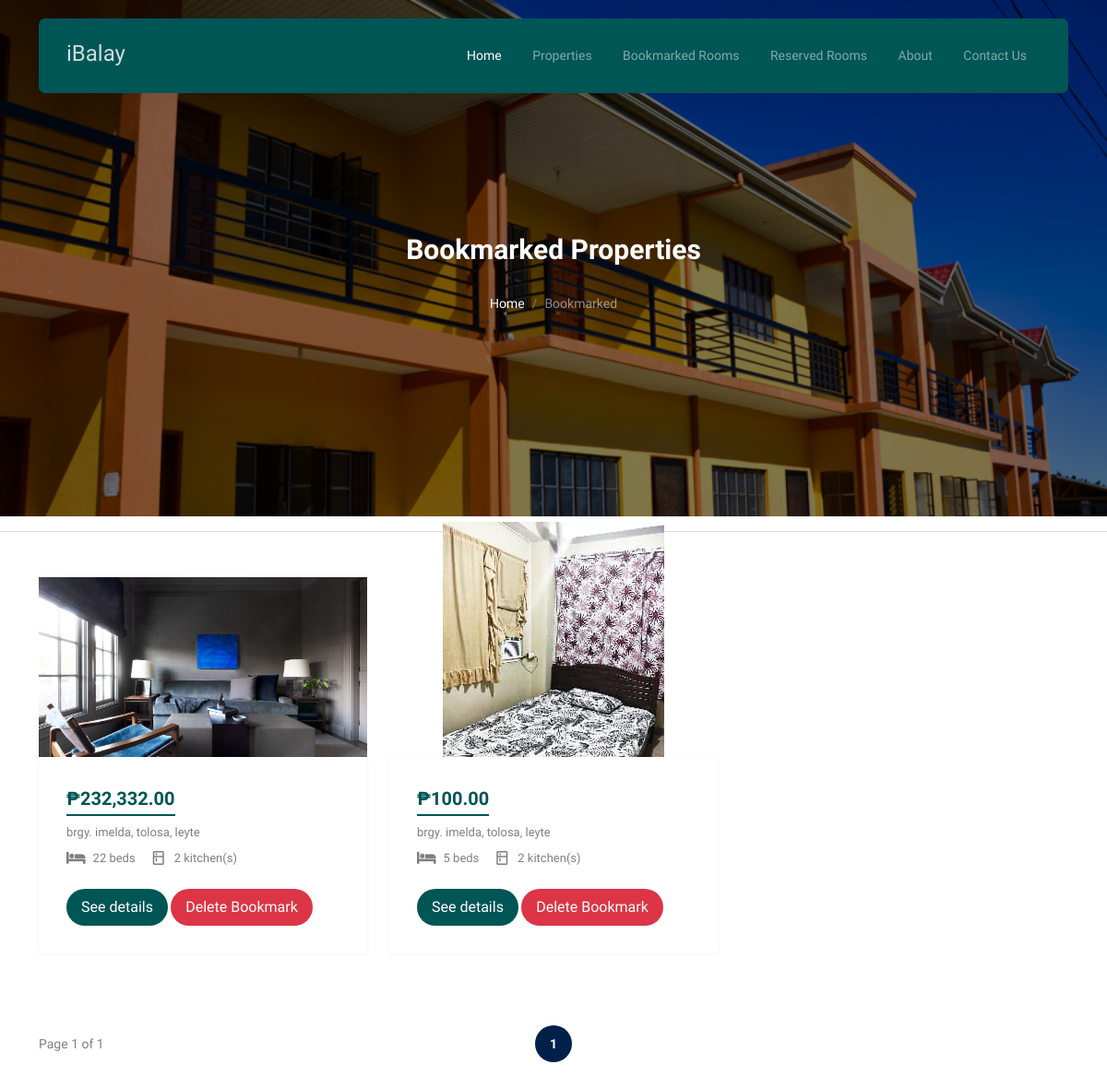
The page /tenant/public/bookmark.php (signed in) on the database its author committed.
### tables this page shows
CREATE TABLE `room` (
  `room_id` bigint(20) UNSIGNED NOT NULL,
  `landlord_id` int(11) DEFAULT NULL,
  `room_number` int(11) DEFAULT NULL,
  `description` text DEFAULT NULL,
  `capacity` int(11) DEFAULT NULL,
  `room_price` decimal(10,2) DEFAULT NULL,
  `room_photo1` varchar(255) DEFAULT NULL,
  `room_photo2` varchar(255) DEFAULT NULL
);

CREATE TABLE `bh_information` (
  `bh_id` int(11) NOT NULL,
  `landlord_id` int(11) NOT NULL,
  `BH_name` varchar(100) NOT NULL,
  `BH_address` varchar(255) DEFAULT NULL,
  `Document1` varchar(255) DEFAULT NULL,
  `Document2` varchar(255) DEFAULT NULL,
  `monthly_payment_rate` varchar(50) DEFAULT NULL,
  `number_of_kitchen` int(11) DEFAULT NULL,
  `number_of_living_room` int(11) DEFAULT NULL,
  `number_of_students` int(11) DEFAULT NULL,
  `number_of_cr` int(11) DEFAULT NULL,
  `number_of_beds` int(11) DEFAULT NULL,
  `number_of_rooms` int(11) DEFAULT NULL,
  `bh_max_capacity` int(11) DEFAULT NULL,
  `gender_allowed` enum('male','female','all') NOT NULL,
  `Status` enum('0','1','2') DEFAULT NULL,
  `longitude` double DEFAULT NULL,
  `latitude` double DEFAULT NULL
);

### tenant/includes/config/bookmark-fetch.php (called while the page is built, shortened)
<?php
$host = 'localhost';
$dbname = 'iBalay_System';
$username = 'root';
$password = '';
$conn = mysqli_connect($host, $username, $password, $dbname);
mysqli_set_charset($conn, 'utf8');
$items_per_page = 6;
$current_page = isset($_GET['page']) ? (int)$_GET['page'] : 1;
$offset = ($current_page - 1) * $items_per_page;
$tenant_id = $_SESSION['TenantID'];
$total_bookmarked_query = "SELECT COUNT(*) as total FROM bookmark WHERE tenant_id = $tenant_id";
$total_bookmarked_result = mysqli_query($conn, $total_bookmarked_query);
$total_bookmarked_data = mysqli_fetch_assoc($total_bookmarked_result);
$total_bookmarked = (int)$total_bookmarked_data['total'];
$total_pages = ceil($total_bookmarked / $items_per_page);
$query = "
    SELECT
        r.room_id,
        r.room_photo1,
        r.room_price,
        r.capacity,
        r.landlord_id,
        r.room_number,
        b.BH_address,
        b.number_of_kitchen,
        r.description
    FROM
        bookmark bm
    JOIN
        room r ON bm.room_id = r.room_id
    JOIN
        bh_information b ON r.landlord_id = b.landlord_id
    WHERE
        bm.tenant_id = $tenant_id
    LIMIT $items_per_page OFFSET $offset
";
$result = mysqli_query($conn, $query);
$rooms = mysqli_fetch_all($result, MYSQLI_ASSOC);
?>

### tenant/includes/bookmarked-rooms.php (the view, shortened to what this page needs)
<?php
         include('config/bookmark-fetch.php');
       ?>
<div class="section section-properties">
    <div class="container">
    <div class="row">
    <?php foreach ($rooms as $room): ?>
        <div class="col-xs-12 col-sm-6 col-md-6 col-lg-4">
            <div class="property-item mb-30">
                <a href="property-single.php?room_id=<?= $room['room_id'] ?>" class="img">
                    <img src="<?= "/iBalay/uploads/roomphotos/room{$room['room_number']}_landlord{$room['landlord_id']}/{$room['room_photo1']}" ?>" alt="Room Image" class="img-fluid" />
                </a>
                <div class="property-content">
                    <div class="price mb-2"><span><?= "₱" . number_format($room['room_price'], 2) ?></span></div>
                    <div>
                        <span class="d-block mb-2 text-black-50"><?= $room['BH_address'] ?></span>
                        <div class="specs d-flex mb-4">
                            <span class="d-block d-flex align-items-center me-3">
                                <span class="icon-bed me-2"></span>
                                <span class="caption"><?= $room['capacity'] ?> beds</span>
                            </span>
                            <span class="d-block d-flex align-items-center">
                                <span class="icon-kitchen me-2"></span>
                                <span class="caption"><?= $room['number_of_kitchen'] ?> kitchen(s)</span>
                            </span>
                        </div>
                        <a href="property-single.php?room_id=<?= $room['room_id'] ?>" class="btn btn-primary py-2 px-3">See details</a>
                        <button type="button" class="btn btn-danger py-2 px-3" data-toggle="modal" data-target="#deleteModal" data-room-id="<?= $room['room_id'] ?>">Delete Bookmark</button>
                    </div>
                </div>
            </div>
        </div>
    <?php endforeach; ?>
</div>
<div class="row align-items-center py-5">
    <div class="col-lg-3">Page <?= $current_page ?> of <?= $total_pages ?></div>
    <div class="col-lg-6 text-center">
        <div class="custom-pagination">
            <?php for ($i = 1; $i <= $total_pages; $i++): ?>
                <a href="?page=<?= $i ?>" <?= $i === $current_page ? 'class="active"' : '' ?>><?= $i ?></a>
            <?php endfor; ?>
        </div>
    </div>
</div>
</div>

### tenant/includes/css/property-list.css (style rules this page uses)
.property-item .img { margin-top: -126px; height: 390px; overflow: hidden; display: flex; justify-content: center; align-items: center; }
.property-item .img img { max-height: 100%; max-width: 100%; object-fit: cover; }

### rows shown on the page
room: room_photo1 (picture), room_price "232,332.00", bh_information.BH_address "brgy. imelda, tolosa, leyte", capacity "22", bh_information.number_of_kitchen "2"
room: room_photo1 (picture), room_price "100.00", bh_information.BH_address "brgy. imelda, tolosa, leyte", capacity "5", bh_information.number_of_kitchen "2"

### other values the page prints
$current_page "1"
$total_pages "1"
